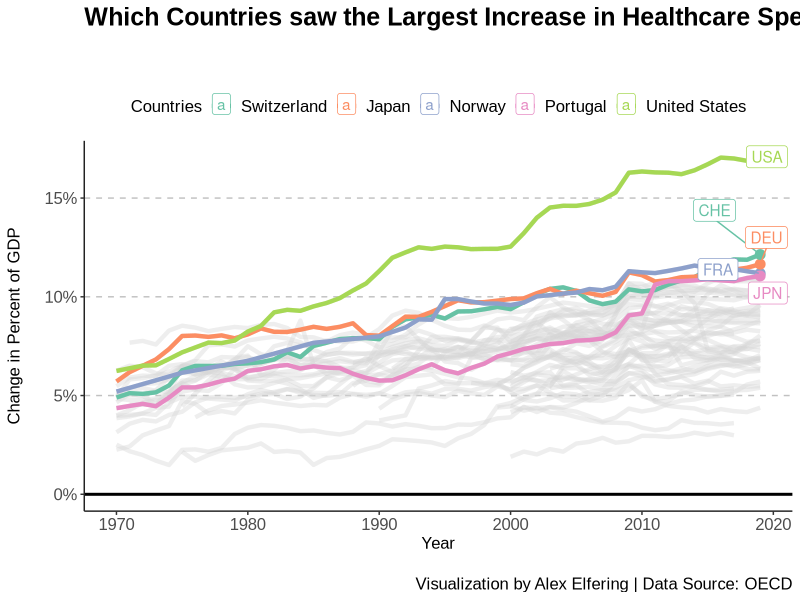

This figure's R source:
list.of.packages <- c("ggplot2", 
                      'dplyr', 
                      'tidyverse', 
                      'tidyr',
                      'ggrepel')
new.packages <- list.of.packages[!(list.of.packages %in% installed.packages()[,"Package"])]
if(length(new.packages)) install.packages(new.packages)


library(ggplot2)
library(dplyr)
library(tidyr)
library(tidyverse)
library(ggrepel)

setwd("~/GitHub/Makeover-Monday-Visualizations/2020 W42 - Healthcare Spending")

health_spending <- read.csv('health spending.csv',
                            fileEncoding="UTF-8-BOM")

head(health_spending)
str(health_spending)

total_spending <- dplyr::filter(health_spending,
                                SUBJECT == 'TOT',
                                MEASURE == 'PC_GDP')

# How has the change in health care spending based on GDP changed since 1971?
init_gdp <- total_spending %>%
  group_by(LOCATION) %>%
  slice(which.min(TIME)) %>%
  ungroup() %>%
  select(LOCATION,
         Init_Pct = Value)

spend_change <- total_spending %>%
  inner_join(init_gdp) %>%
  mutate(Change = Value - Init_Pct)

rank_max <- spend_change %>%
  filter(TIME == max(TIME)) %>%
  mutate(RankDense = dense_rank(desc(Value))) %>%
  filter(RankDense <= 5)
  
ggplot(spend_change,
       aes(x = TIME,
           y = Value/100,
           group = LOCATION)) +
  geom_hline(yintercept = 0, size = 1) +
  # plotting the other countries
  geom_line(color = '#d4d4d4',
            alpha = 0.4,
            size = 1.5) +
  # plotting the top 5 countries
  geom_line(data = subset(spend_change, LOCATION %in% rank_max$LOCATION),
            mapping = aes(x = TIME,
                          y = Value/100,
                          color = LOCATION),
            size = 1.5) +
  geom_point(data = subset(spend_change, LOCATION %in% rank_max$LOCATION & TIME == max(TIME)),
             mapping = aes(x = TIME,
                           y = Value/100,
                           color = LOCATION),
             size = 3) +
  geom_label_repel(data = subset(spend_change, LOCATION %in% rank_max$LOCATION & TIME == max(TIME)),
                   mapping = aes(x = TIME,
                                 y = Value/100,
                                 color = LOCATION,
                                 label = LOCATION)) +
  # other ggplot features
  scale_y_continuous(labels = scales::percent) +
  scale_color_manual(values = c('#66c2a5','#fc8d62','#8da0cb','#e78ac3','#a6d854'),
                     labels = c('Switzerland', 'Japan', 'Norway', 'Portugal', 'United States')) +
  labs(title = 'Which Countries saw the Largest Increase in Healthcare Spending as a Percent of GDP?',
       subtitle = '\n',
       x = 'Year\n',
       y = 'Change in Percent of GDP\n',
       color = 'Countries',
       caption = 'Visualization by Alex Elfering | Data Source: OECD') +
  theme(plot.title = element_text(face = 'bold', size = 18, family = 'Arial'),
        legend.position = 'top',
        legend.background=element_blank(),
        legend.key=element_blank(),
        legend.text = element_text(size = 12, family = 'Arial'),
        legend.title = element_text(size = 12, family = 'Arial'),
        plot.subtitle = element_text(size = 15, family = 'Arial'),
        plot.caption = element_text(size = 12, family = 'Arial'),
        axis.title = element_text(size = 12, family = 'Arial'),
        axis.text = element_text(size = 12, family = 'Arial'),
        strip.text = ggplot2::element_text(size = 12, hjust = 0, face = 'bold', color = 'black', family = 'Arial'),
        strip.background = element_rect(fill = NA),
        panel.background = ggplot2::element_blank(),
        axis.line = element_line(colour = "#222222", linetype = "solid"),
        panel.grid.major.y = element_line(colour = "#c1c1c1", linetype = "dashed"),
        panel.grid.major.x = element_blank()) 






